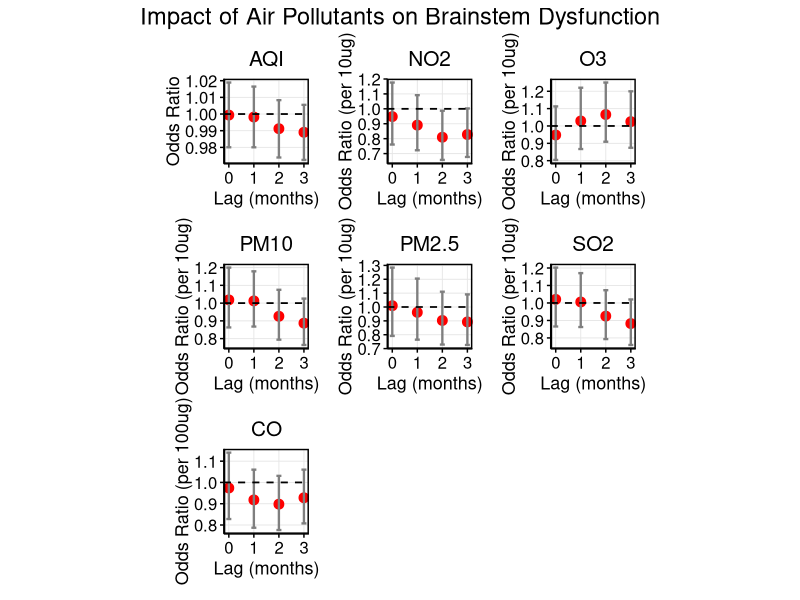
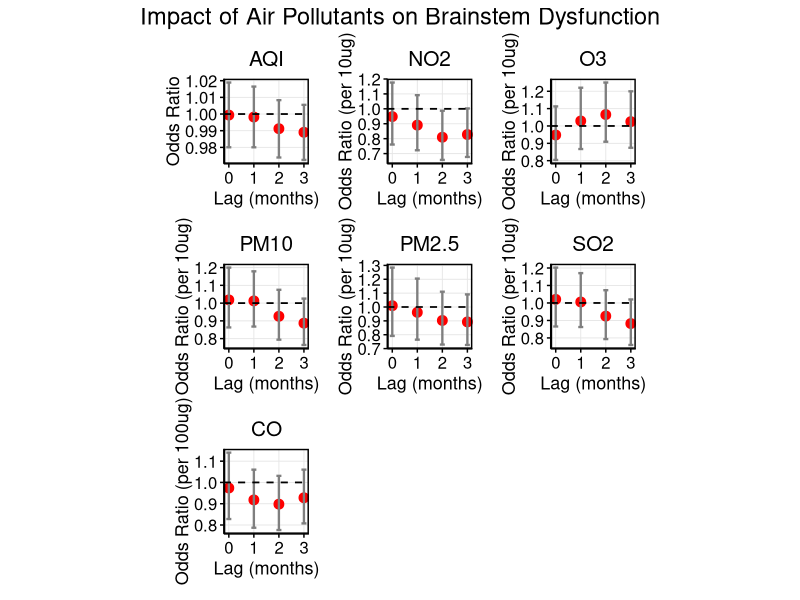

Source code (R) for these figures, in order:
setwd("/Users/shij/Documents/GitHub/NMDA_data_analysis/")
my.dat<-readxl::read_xlsx("NMDA_with_population_sex_ratio_age_portion.xlsx")
setwd("/Users/shij/Documents/GitHub/NMDA_data_analysis/251211/")

# ============================
# 1. Load Required Packages
# ============================
library(ggplot2)
library(dplyr)
library(tidyr)
library(broom)
library(patchwork)   # For combining plots
library(writexl)     # For exporting table

# ============================
# 2. Simplify Outcome Variable Name & Recode to Binary (0/1)
# ============================
# Rename column for simplicity
names(my.dat)[names(my.dat) == "Brainstem dysfunction（0=none; 1=gaze paresis; 2=tube feeding; 3=ventilator care due to hypoventilation）"] <- "Brainstem"

# Check current class
class(my.dat$Brainstem)
table(my.dat$Brainstem)  # Should show 0,1,2,3

# Recode: 0 → 0, 1/2/3 → 1
my.dat$Brainstem <- ifelse(as.numeric(as.character(my.dat$Brainstem)) == 0, 0, 1)

# Convert to factor (binary logistic regression expects factor or 0/1)
my.dat$Brainstem <- factor(my.dat$Brainstem, levels = c(0,1), ordered = FALSE)

# Verify
str(my.dat$Brainstem)
table(my.dat$Brainstem)  # Should show only 0 and 1

# ============================
# 3. Define Pollutants and Lags
# ============================
pollutants <- c("AQI", "NO2", "O3", "CO", "PM10", "PM2.5", "SO2")  # CO is 4th
lags <- c("M0", "M1", "M2", "M3")

# Create column name patterns
pollutant_cols <- sapply(pollutants, function(p) {
  paste0(p, "_", lags)
}, simplify = FALSE)

# ============================
# 4. Fit Binary Logistic Regression for Each Pollutant-Lag
# ============================
results_list <- list()

for (pollutant in pollutants) {
  lag_cols <- pollutant_cols[[pollutant]]
  for (lag_col in lag_cols) {
    # Check if column has variation and not all NA
    data_col <- my.dat[[lag_col]]
    if (all(is.na(data_col)) || length(unique(data_col[!is.na(data_col)])) <= 1) {
      message("Skipping ", lag_col, " — no variation or all NA")
      next
    }
    
    # Fit binary logistic regression
    model <- glm(Brainstem ~ ., data = my.dat[, c("Brainstem", lag_col)], 
                 family = binomial, na.action = na.omit)
    
    # Extract summary
    model_summary <- tidy(model, conf.int = TRUE, exponentiate = TRUE) %>%
      filter(term == lag_col) %>%
      mutate(Pollutant = pollutant,
             Lag = gsub(".*_", "", lag_col),
             Lag_Num = as.numeric(gsub("M", "", lag_col)))
    
    results_list <- append(results_list, list(model_summary))
  }
}

# Combine all results
results_df <- bind_rows(results_list)

# ============================
# 5. Clean and Format Results
# ============================
results_df <- results_df %>%
  mutate(
    Lag = trimws(toupper(Lag)),
    Lag.Num = as.numeric(gsub("^M(\\d+)$", "\\1", Lag))
  ) %>%
  filter(!is.na(Lag.Num))

# # ============================
# # 6. Create 7 Individual Plots (One per Pollutant) — NO TEXT LABELS
# # ============================
# # Get pollutants in desired order
# pollutants_plot <- c("AQI", "NO2", "O3", "CO", "PM10", "PM2.5", "SO2")
# 
# # Create list of individual plots
# plot_list <- lapply(pollutants_plot, function(poll) {
#   df_sub <- results_df %>% filter(Pollutant == poll)
#   
#   p <- ggplot(df_sub, aes(x = Lag.Num, y = estimate, ymin = conf.low, ymax = conf.high)) +
#     geom_point(color = "red", size = 3) +
#     geom_errorbar(width = 0.2, color = "gray50", size = 0.8) +
#     geom_hline(yintercept = 1, linetype = "dashed", color = "black", size = 0.6) +
#     labs(
#       x = "Lag (months)",
#       y = "Odds Ratio (OR)",
#       title = poll
#     ) +
#     theme_minimal() +
#     theme(
#       panel.border = element_rect(color = "black", fill = NA, size = 1),
#       panel.background = element_blank(),
#       panel.grid.major = element_line(color = "gray90", size = 0.3),
#       panel.grid.minor = element_blank(),
#       axis.line = element_line(color = "black", size = 0.5),
#       axis.ticks = element_line(color = "black", size = 0.5),
#       axis.text = element_text(size = 12, color = "black"),
#       axis.title = element_text(size = 13, color = "black"),
#       plot.title = element_text(hjust = 0.5, size = 15, color = "black"),
#       plot.margin = margin(10, 10, 10, 10),
#       axis.title.y = element_text(angle = 90, vjust = 0.5),
#       aspect.ratio = 1  # ← Forces square panels
#     ) +
#     # ✅ No text labels — remove all geom_text
#     # ✅ Tight x-axis: no extra padding
#     scale_x_continuous(
#       breaks = c(0, 1, 2, 3), 
#       labels = c("0", "1", "2", "3"),
#       expand = expansion(add = c(0.1, 0.1))  # ← Tight padding
#     )
#   
#   return(p)
# })
# 
# # ============================
# # 7. Combine All 7 Plots in a Single Row — CO LAST
# # ============================
# p_combined <- plot_list[[1]] + plot_list[[2]] + plot_list[[3]] + plot_list[[5]] + 
#   plot_list[[6]] + plot_list[[7]] + plot_list[[4]] +
#   plot_annotation(title = "Impact of Pollutants on Brainstem Dysfunction",
#                   theme = theme(plot.title = element_text(hjust = 0.5, size = 17, color = "black")))
# 
# # Display plot
# print(p_combined)
# 
# # Optional: Save as PNG
# ggsave("NMDAR_Brainstem_Binary_Results.png", p_combined, width = 12, height = 15, dpi = 300, units = "in")

# ============================
# 6. Create 7 Individual Plots (One per Pollutant) — NO TEXT LABELS
# ============================
# Get pollutants in desired order
pollutants_plot <- c("AQI", "NO2", "O3", "CO", "PM10", "PM2.5", "SO2")

# Create list of individual plots
plot_list <- lapply(pollutants_plot, function(poll) {
  df_sub <- results_df %>% filter(Pollutant == poll)
  
  # Apply transformation based on pollutant
  if (poll == "CO") {
    df_sub <- df_sub %>%
      mutate(
        y = estimate^0.1,
        ymin = conf.low^0.1,
        ymax = conf.high^0.1
      )
    y_label <- "Odds Ratio (per 100ug)"
  }else if (poll == "AQI") {
    df_sub <- df_sub %>%
      mutate(
        y = estimate^1,
        ymin = conf.low^1,
        ymax = conf.high^1
      )
    y_label <- "Odds Ratio"
  } else {
    df_sub <- df_sub %>%
      mutate(
        y = estimate^10,
        ymin = conf.low^10,
        ymax = conf.high^10
      )
    y_label <- "Odds Ratio (per 10ug)"
  }
  
  p <- ggplot(df_sub, aes(x = Lag.Num, y = y, ymin = ymin, ymax = ymax)) +
    geom_point(color = "red", size = 3) +
    geom_errorbar(width = 0.2, color = "gray50", size = 0.8) +
    geom_hline(yintercept = 1, linetype = "dashed", color = "black", size = 0.6) +
    labs(
      x = "Lag (months)",
      y = y_label,  # ← Custom y-label per pollutant
      title = poll
    ) +
    theme_minimal() +
    theme(
      panel.border = element_rect(color = "black", fill = NA, size = 1),
      panel.background = element_blank(),
      panel.grid.major = element_line(color = "gray90", size = 0.3),
      panel.grid.minor = element_blank(),
      axis.line = element_line(color = "black", size = 0.5),
      axis.ticks = element_line(color = "black", size = 0.5),
      axis.text = element_text(size = 12, color = "black"),
      axis.title = element_text(size = 13, color = "black"),
      plot.title = element_text(hjust = 0.5, size = 15, color = "black"),
      plot.margin = margin(10, 10, 10, 10),
      axis.title.y = element_text(angle = 90, vjust = 0.5),
      aspect.ratio = 1  # ← Forces square panels
    ) +
    scale_x_continuous(
      breaks = c(0, 1, 2, 3), 
      labels = c("0", "1", "2", "3"),
      expand = expansion(add = c(0.1, 0.1))  # ← Tight padding
    )
  
  return(p)
})

# ============================
# 7. Combine All 7 Plots in a Single Row — CO LAST
# ============================
p_combined <- plot_list[[1]] + plot_list[[2]] + plot_list[[3]] + plot_list[[5]] + 
  plot_list[[6]] + plot_list[[7]] + plot_list[[4]] +
  plot_annotation(title = "Impact of Air Pollutants on Brainstem Dysfunction",
                  theme = theme(plot.title = element_text(hjust = 0.5, size = 17, color = "black")))

# Display plot
print(p_combined)

# Optional: Save as PNG
ggsave("NMDAR_Brainstem_Binary_Results.png", p_combined, width = 12, height = 15, dpi = 300, units = "in")


# ============================
# 8. Create Clean Results Table (Include CO, OR, 95% CI, p-value)
# ============================

# # Create clean table
# table_df <- results_df %>%
#   select(Pollutant, Lag, estimate, conf.low, conf.high, p.value) %>%
#   mutate(
#     `Odds Ratio (OR)` = round(estimate, 4),
#     `95% CI` = paste0(round(conf.low, 4), " – ", round(conf.high, 4)),
#     `p-value` = ifelse(p.value < 0.001, 
#                        format(p.value, scientific = TRUE, digits = 2),
#                        round(p.value, 4)),
#     `Pollutant & Lag` = paste(Pollutant, Lag, sep = "_")
#   ) %>%
#   arrange(Pollutant, Lag) %>%
#   select(`Pollutant & Lag`, `Odds Ratio (OR)`, `95% CI`, `p-value`)

library(writexl)

# Create clean table with transformed ORs and CIs
table_df <- results_df %>%
  select(Pollutant, Lag, estimate, conf.low, conf.high, p.value) %>%
  mutate(
    # Apply transformation based on pollutant
    transformed_estimate = ifelse(Pollutant == "CO", estimate^0.1, estimate^10),
    transformed_conf.low = ifelse(Pollutant == "CO", conf.low^0.1, conf.low^10),
    transformed_conf.high = ifelse(Pollutant == "CO", conf.high^0.1, conf.high^10),
    
    # Format for display
    `Odds Ratio (OR)` = round(transformed_estimate, 4),
    `95% CI` = paste0(
      round(transformed_conf.low, 4), 
      " – ", 
      round(transformed_conf.high, 4)
    ),
    `p-value` = ifelse(p.value < 0.001, 
                       format(p.value, scientific = TRUE, digits = 2),
                       round(p.value, 4)),
    `Pollutant & Lag` = paste(Pollutant, Lag, sep = "_")
  ) %>%
  arrange(Pollutant, Lag) %>%
  select(`Pollutant & Lag`, `Odds Ratio (OR)`, `95% CI`, `p-value`)

# Export to Excel file
write_xlsx(table_df, "NMDAR_Brainstem_Binary_Results_Table.xlsx")

# ✅ No print(head(...)) — as requested
